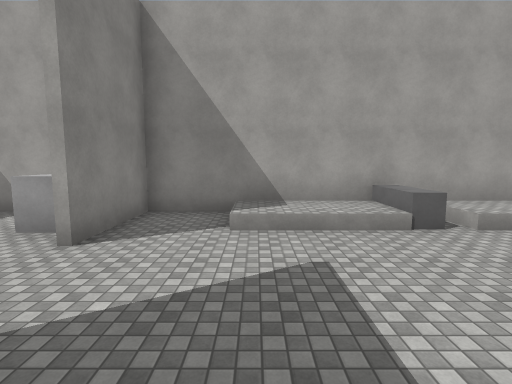
view 1 (above)

12 first-person views from a walk through a scene from a Unity 3-D project. The camera is 1.5 m above the floor, tilts 6° down and sees 85° across. The floor is counted in squares, 1.8 m on a side. Each view is taken from the middle of a square. On the plan, view 1 faces up. The plan holds only what a view shows up to about 10 squares ahead; the rest is blank. The place goes on beyond the plan. The player character is not drawn. Surface patterns are stand-ins for the level's own textures.

view 2
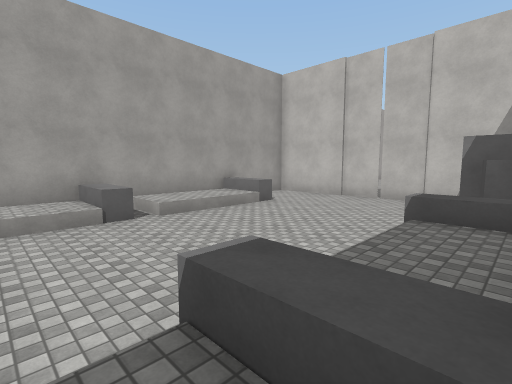

view 3
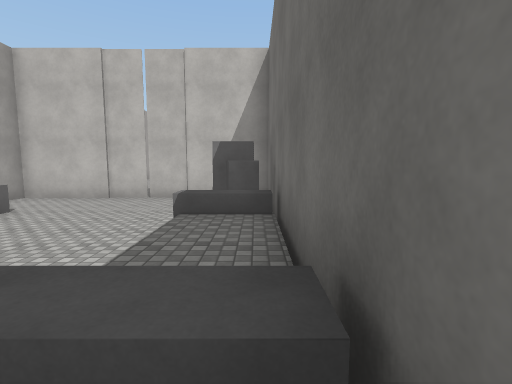

view 4
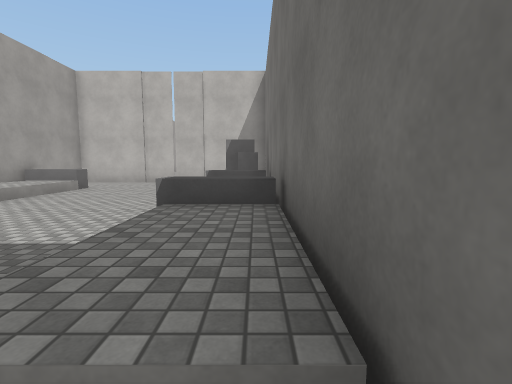

view 5
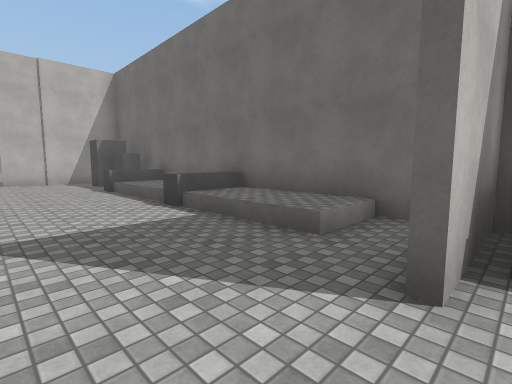

view 6
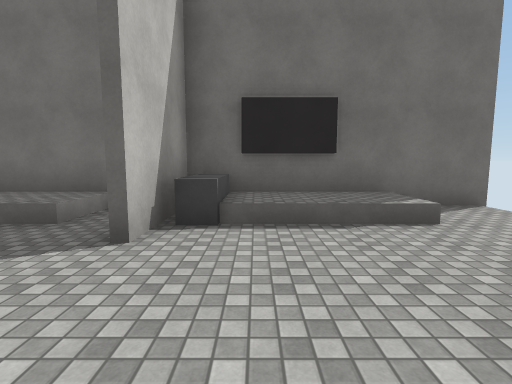

view 7
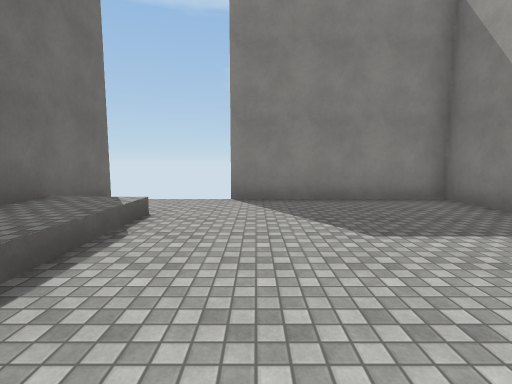

view 8
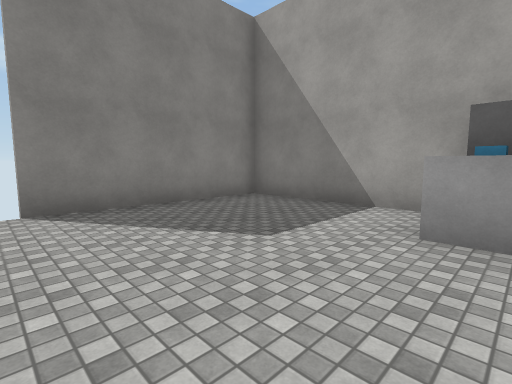

view 9
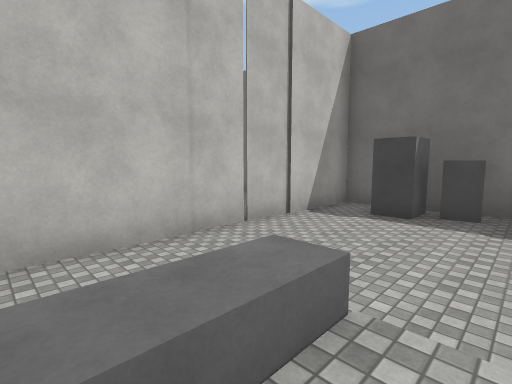

view 10
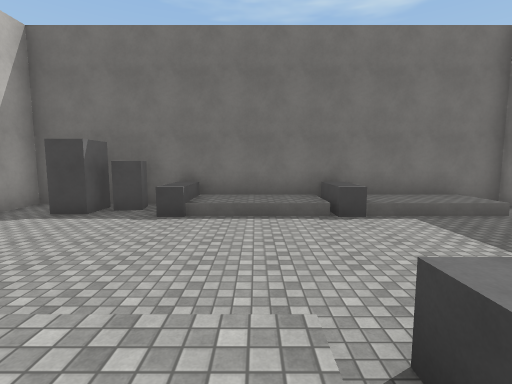

view 11
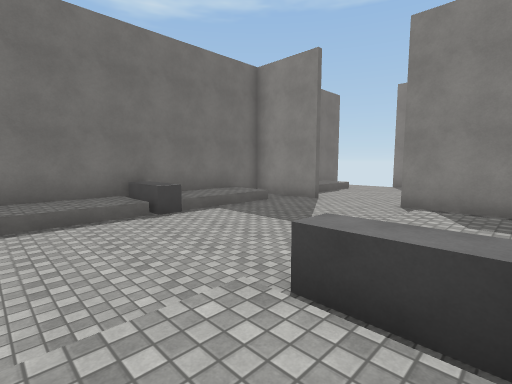

view 12
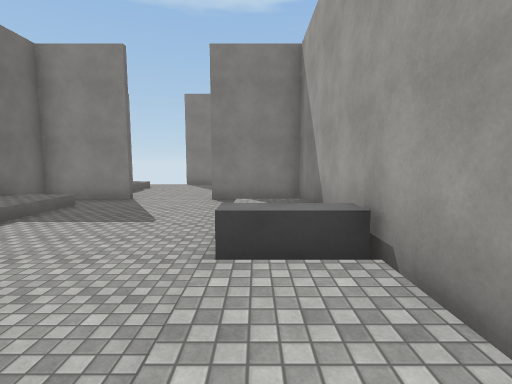

### Floor plan
Key: @ floor where view 1 was taken; # wall or solid block; . main floor; : floor 0.5 m higher than the main floor; / step, stairs or slope; ^ raised ledge; O other object.
Columns run from 9 left of view 1 to 10 right of it. Each row starts with its distance up from view 1.
  7 ####################
  6 #.....O..///^:::^..#
  5 #.....O .:::^:::^..#
  4 #......#...........#
  3 #..................#
  2 #..................#
  1  ......#...........#
  0  ..///^ /@/^///^.O.#
 -1  ..:::#.:::^:::^OO.#
 -2 ####################

Positions as (right, up) in squares from view 1, and headings:
1: (0, 0), facing up
2: (1, -1), facing up-right
3: (1, -1), facing right
4: (-2, -1), facing right
5: (-3, 3), facing down-right
6: (-4, 4), facing down
7: (-2, 2), facing left
8: (-3, 1), facing up-left
9: (6, 6), facing down-right
10: (4, 6), facing down
11: (5, 6), facing down-left
12: (6, 5), facing left
